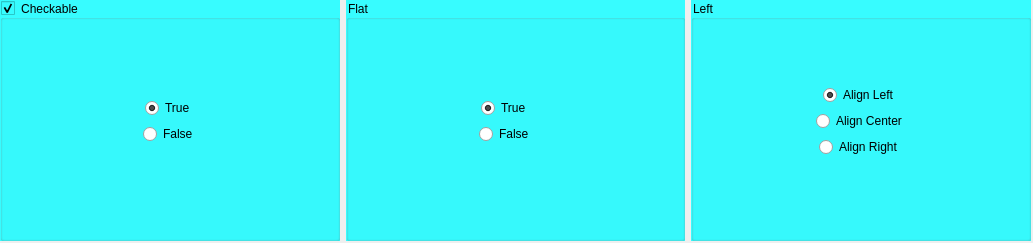
<?xml version="1.0" encoding="UTF-8"?>
<ui version="4.0">
 <class>Dialog</class>
 <widget class="QDialog" name="Dialog">
  <property name="geometry">
   <rect>
    <x>0</x>
    <y>0</y>
    <width>1033</width>
    <height>243</height>
   </rect>
  </property>
  <property name="windowTitle">
   <string>Dialog</string>
  </property>
  <property name="styleSheet">
   <string notr="true">QGroupBox {
	background-color: rgb(55, 252, 255)
}</string>
  </property>
  <widget class="QWidget" name="horizontalLayoutWidget">
   <property name="geometry">
    <rect>
     <x>0</x>
     <y>0</y>
     <width>1031</width>
     <height>241</height>
    </rect>
   </property>
   <layout class="QHBoxLayout" name="lyt_main">
    <item>
     <widget class="QGroupBox" name="gbx_checkable">
      <property name="styleSheet">
       <string notr="true"/>
      </property>
      <property name="title">
       <string>Checkable</string>
      </property>
      <property name="checkable">
       <bool>true</bool>
      </property>
      <widget class="QWidget" name="verticalLayoutWidget">
       <property name="geometry">
        <rect>
         <x>20</x>
         <y>20</y>
         <width>301</width>
         <height>201</height>
        </rect>
       </property>
       <layout class="QVBoxLayout" name="verticalLayout">
        <item>
         <spacer name="verticalSpacer">
          <property name="orientation">
           <enum>Qt::Vertical</enum>
          </property>
          <property name="sizeHint" stdset="0">
           <size>
            <width>20</width>
            <height>40</height>
           </size>
          </property>
         </spacer>
        </item>
        <item alignment="Qt::AlignHCenter">
         <widget class="QRadioButton" name="rbt_check_true">
          <property name="text">
           <string>True</string>
          </property>
          <property name="checked">
           <bool>true</bool>
          </property>
         </widget>
        </item>
        <item alignment="Qt::AlignHCenter">
         <widget class="QRadioButton" name="rbt_check_false">
          <property name="text">
           <string>False</string>
          </property>
         </widget>
        </item>
        <item>
         <spacer name="verticalSpacer_2">
          <property name="orientation">
           <enum>Qt::Vertical</enum>
          </property>
          <property name="sizeHint" stdset="0">
           <size>
            <width>20</width>
            <height>40</height>
           </size>
          </property>
         </spacer>
        </item>
       </layout>
      </widget>
     </widget>
    </item>
    <item>
     <widget class="QGroupBox" name="gbx_flat">
      <property name="title">
       <string>Flat</string>
      </property>
      <property name="flat">
       <bool>true</bool>
      </property>
      <widget class="QWidget" name="verticalLayoutWidget_2">
       <property name="geometry">
        <rect>
         <x>0</x>
         <y>20</y>
         <width>321</width>
         <height>201</height>
        </rect>
       </property>
       <layout class="QVBoxLayout" name="verticalLayout_2">
        <item>
         <spacer name="verticalSpacer_4">
          <property name="orientation">
           <enum>Qt::Vertical</enum>
          </property>
          <property name="sizeHint" stdset="0">
           <size>
            <width>20</width>
            <height>40</height>
           </size>
          </property>
         </spacer>
        </item>
        <item alignment="Qt::AlignHCenter">
         <widget class="QRadioButton" name="rbt_flat_true">
          <property name="text">
           <string>True</string>
          </property>
          <property name="checked">
           <bool>true</bool>
          </property>
         </widget>
        </item>
        <item alignment="Qt::AlignHCenter">
         <widget class="QRadioButton" name="rbt_flat_false">
          <property name="text">
           <string>False</string>
          </property>
         </widget>
        </item>
        <item>
         <spacer name="verticalSpacer_3">
          <property name="orientation">
           <enum>Qt::Vertical</enum>
          </property>
          <property name="sizeHint" stdset="0">
           <size>
            <width>20</width>
            <height>40</height>
           </size>
          </property>
         </spacer>
        </item>
       </layout>
      </widget>
     </widget>
    </item>
    <item>
     <widget class="QGroupBox" name="gbx_alignment">
      <property name="title">
       <string>Left</string>
      </property>
      <widget class="QWidget" name="verticalLayoutWidget_3">
       <property name="geometry">
        <rect>
         <x>20</x>
         <y>20</y>
         <width>301</width>
         <height>201</height>
        </rect>
       </property>
       <layout class="QVBoxLayout" name="verticalLayout_3">
        <item>
         <spacer name="verticalSpacer_5">
          <property name="orientation">
           <enum>Qt::Vertical</enum>
          </property>
          <property name="sizeHint" stdset="0">
           <size>
            <width>20</width>
            <height>40</height>
           </size>
          </property>
         </spacer>
        </item>
        <item alignment="Qt::AlignHCenter">
         <widget class="QRadioButton" name="rbt_left">
          <property name="text">
           <string>Align Left</string>
          </property>
          <property name="checked">
           <bool>true</bool>
          </property>
         </widget>
        </item>
        <item alignment="Qt::AlignHCenter">
         <widget class="QRadioButton" name="rbt_center">
          <property name="text">
           <string>Align Center</string>
          </property>
         </widget>
        </item>
        <item alignment="Qt::AlignHCenter">
         <widget class="QRadioButton" name="rbt_right">
          <property name="text">
           <string>Align Right</string>
          </property>
         </widget>
        </item>
        <item>
         <spacer name="verticalSpacer_6">
          <property name="orientation">
           <enum>Qt::Vertical</enum>
          </property>
          <property name="sizeHint" stdset="0">
           <size>
            <width>20</width>
            <height>40</height>
           </size>
          </property>
         </spacer>
        </item>
       </layout>
      </widget>
     </widget>
    </item>
   </layout>
  </widget>
 </widget>
 <resources/>
 <connections/>
</ui>
